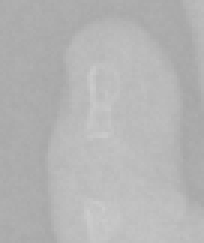
#> input picture RestNet18/util/DIP_101893.png, 68 x 81 px (shown 3 times larger)
$ python test.py
#> lines starting #> are read from the running program, lines starting #| are printed output that depends on the picture
import cv2
import numpy as np


def convert_to_square(path):
    img = cv2.imread(path)
    h, w = img.shape[:2]
    max_side = np.maximum(h, w)
    width = max_side
    height = max_side
    W = int(abs(w * 0.5 - max_side * 0.5))
    H = int(abs(h * 0.5 - max_side * 0.5))
    bg = np.zeros((height, width, 3), dtype=np.uint8)
    bg[H: h+H, W:w+W] = img
    cv2.imshow('Canvas with Image', bg)
    cv2.waitKey(0)
    cv2.destroyAllWindows()
    return bg
# import cv2
# import numpy as np

def image_Hist(img_path):
    img = cv2.imread(img_path)
    img = cv2.cvtColor(img, cv2.COLOR_BGR2GRAY)
    clahe = cv2.createCLAHE(clipLimit=3.0, tileGridSize=(1, 1))
    equalized = clahe.apply(img)
    cv2.imshow('Canvas with Image', equalized)
    cv2.waitKey(0)
    cv2.destroyAllWindows()
    return equalized

def paste_image_on_canvas(image_path):
    # 读取原始图像
#> called with image_path = 'DIP_101893.png'
    img = cv2.imread(image_path)
#> img is the input picture: shape (81, 68, 3); min 165, max 204, mean 180.5
    img = cv2.resize(img, (224, 224))
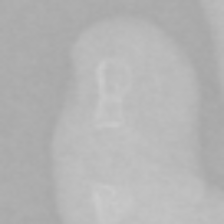
#> img: shape (224, 224, 3); min 165, max 203, mean 180.4
    # 显示结果
    cv2.imshow('Canvas with Image', img)
    cv2.waitKey(0)
    cv2.destroyAllWindows()
    return img


# 调用函数，传入图片路径


if __name__ == '__main__':
    path = 'DIP_101893.png'
    img = paste_image_on_canvas(path)
    # cv2.imshow('img', img)
    # cv2.imwrite()
    # cv2.destroyAllWindows()
